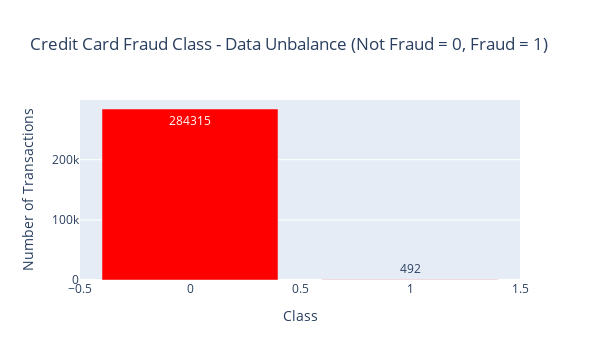

The cell this chart's notebook holds for it:
### Code cell
temp = df["Class"].value_counts()
class_df = pd.DataFrame({'Class': temp.index, 'values': temp.values})

# Create the bar plot
trace = go.Bar(
    x=class_df['Class'],
    y=class_df['values'],
    name="Credit Card Fraud Class - data unbalance (Not fraud = 0, Fraud = 1)",
    marker=dict(color="red"),
    text=class_df['values']
)
data = [trace]
layout = dict(
    title='Credit Card Fraud Class - Data Unbalance (Not Fraud = 0, Fraud = 1)',
    xaxis=dict(title='Class', showticklabels=True),
    yaxis=dict(title='Number of Transactions'),
    hovermode='closest',
    width=600
)

fig = dict(data=data, layout=layout)
iplot(fig)

### Figure 1 — Plotly figure (JSON) as saved in the notebook; plotly's stock layout.template omitted (floating-point values rounded to 4 significant figures)
{"data": [{"marker": {"color": "red"}, "name": "Credit Card Fraud Class - data unbalance (Not fraud = 0, Fraud = 1)", "text": [284315, 492], "type": "bar", "x": [0, 1], "y": [284315, 492]}], "layout": {"height": 360, "hovermode": "closest", "title": {"text": "Credit Card Fraud Class - Data Unbalance (Not Fraud = 0, Fraud = 1)"}, "width": 600, "xaxis": {"autorange": true, "range": [-0.5, 1.5], "showticklabels": true, "title": {"text": "Class"}, "type": "linear"}, "yaxis": {"autorange": true, "range": [0, 299300.0], "title": {"text": "Number of Transactions"}, "type": "linear"}}}
